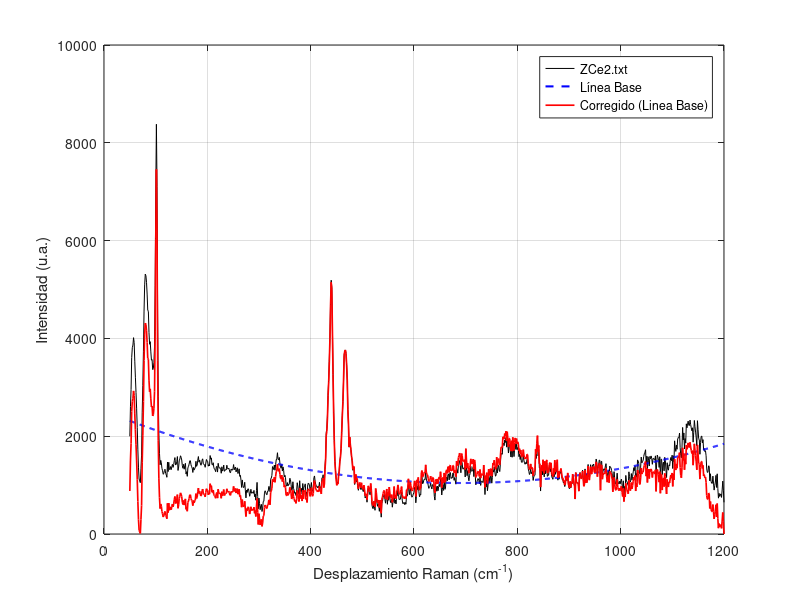

Source code (MATLAB): (Note: this script raises an error after producing the figure.)
% Establecer la carpeta donde se encuentra el archivo
carpeta = 'C:\Users\OVER REGINO\Desktop\Espectroscopía RAMAN - copia\Resultados';
cd(carpeta); % Cambia el directorio de trabajo actual a esa carpeta

% Verificar si el archivo existe
if ~exist('ZCe2.txt', 'file') % Comprueba si el archivo existe en la carpeta
    error('El archivo ZCe2.txt no se encuentra en la carpeta especificada.');
    % Muestra error si no existe
end
%==============================================================================
% Cargar datos del espectro Raman
data = load('ZCe2.txt'); % Carga los datos del archivo como matriz numérica
raman_shift = data(:,1);  % Columna 1: eje X (desplazamiento Raman)
intensity = data(:,2);    % Columna 2: eje Y (intensidad)
%===============================================================================
% --- Escalado del eje X para evitar inestabilidad numérica ---
%===============================================================================
x_mean = mean(raman_shift);                    % Calcula el promedio del eje X
x_std = std(raman_shift);                      % Calcula la desviación estándar del eje X
x_scaled = (raman_shift - x_mean) / x_std;     % Normaliza los valores del eje X
%-------------------------------------------------------------------------------
%x_scaled = (raman_shift - x_mean) / x_std: Centra y escala los datos: 
%                resta el promedio → todos los datos giran en torno a 0.
%            Divide entre la desviación → todos los datos tienen unidad de dispersión.
%----------------------------------------------------------------------------------
%===============================================================================
% Ajuste polinomial de orden n=0,1,2,3... en datos escalados
%===============================================================================
orden_pol = 2;                                      % Define el orden del polinomio (manipula 0,1,2,3,4,5,6...)
p_scaled = polyfit(x_scaled, intensity, orden_pol); % Ajusta un polinomio a los datos
%------------------------------------------------------------------------------
   % x_scaled: eje X (datos escalados)
   % intensity: eje Y (intensidad del espectro)
   % orden_pol: orden del polinomio 
%-------------------------------------------------------------------------------
baselinea = polyval(p_scaled, x_scaled);             % Evalúa el polinomio (línea base)
   %p_scaled: polinomio que obtuviste con polyfit
   %x_scaled: valores de entrada (escalados)
%-------------------------------------------------------------------------------
%========================================================================
% Corrección del espectro
corrected_intensity = intensity - baselinea;
%-----------------------------------------------------------------
% --- Ajustar para que el mínimo sea cero ( Desplaza todo el espectro para que el valor más bajo sea 0) ---
corrected_intensity = corrected_intensity - min(corrected_intensity);
%-=======================================================================
% --- Graficar resultados -------------------------------------------
%-=======================================================================
figure;
plot(raman_shift, intensity, 'k', 'DisplayName','ZCe2.txt'); hold on; 
% Grafica el espectro original en negro
plot(raman_shift, baselinea, 'b--', 'LineWidth', 1.5, 'DisplayName','Línea Base');
% Grafica la línea base en azul punteado
plot(raman_shift, corrected_intensity, 'r', 'LineWidth', 1.2, 'DisplayName','Corregido (Linea Base)');
% Grafica el espectro corregido en rojo
%---------------------------------------------------------------------------------
%--------------------------------------------------------------------------------
xlabel('Desplazamiento Raman (cm^{-1})');  % Etiqueta eje X
ylabel('Intensidad (u.a.)');               % Etiqueta eje Y
%title('Corrección de Línea Base - espectro Raman ZCe2'); % Título de la gráfica
legend('show'); grid on;                   % Muestra la leyenda y activa la cuadrícula
%================================================================================================
%================================================================================================
%%Guardar datos corregidos 
%================================================================================================
%================================================================================================
% --- Crear matriz de datos corregidos ---
datos_corregidos = [raman_shift, corrected_intensity];

% --- Ruta personalizada donde se guardará el archivo ---
carpeta_salida = 'C:\Users\OVER REGINO\Desktop\Espectroscopía RAMAN - copia\Linea base';  % Cambia esta ruta si quieres otra

% Crear la carpeta si no existe
if ~exist(carpeta_salida, 'dir')
   mkdir(carpeta_salida);
end

% Nombre completo del archivo con la ruta
archivo_salida = fullfile(carpeta_salida, 'espectro_corregido.txt');

% Guardar archivo .txt separado por tabulaciones
writematrix(datos_corregidos, archivo_salida, 'Delimiter', '\t');

% Mensaje de confirmación
disp(['Espectro corregido guardado en: ', archivo_salida]);
%%%%%%%
exportgraphics(gcf, 'C:\Users\OVER REGINO\Desktop\Espectroscopía RAMAN - copia\Resultados\Espectro_ZnO.png', 'Resolution', 300);
